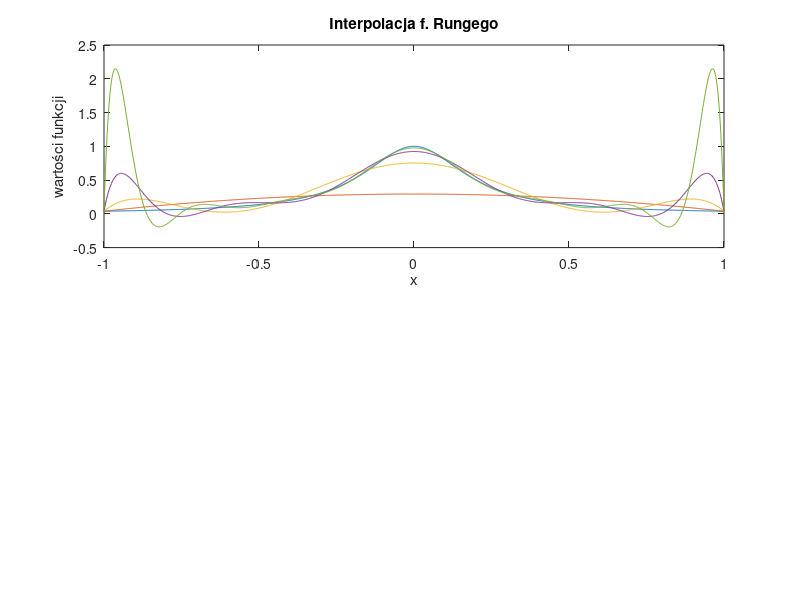

MATLAB code to generate this figure: (Note: this script raises an error after producing the figure.)
    function [V, original_Runge, original_sine, interpolated_Runge, interpolated_sine] = zadanie1()
    % Rozmiar tablic komórkowych (cell arrays) V, interpolated_Runge, interpolated_sine: [1,4].
    % V{i} zawiera macierz Vandermonde wyznaczoną dla liczby węzłów interpolacji równej N(i)
    % original_Runge - wektor wierszowy zawierający wartości funkcji Runge dla wektora x_fine=linspace(-1, 1, 1000)
    % original_sine - wektor wierszowy zawierający wartości funkcji sinus dla wektora x_fine
    % interpolated_Runge{i} stanowi wierszowy wektor wartości funkcji interpolującej 
    %       wyznaczonej dla funkcji Runge (wielomian stopnia N(i)-1) w punktach x_fine
    % interpolated_sine{i} stanowi wierszowy wektor wartości funkcji interpolującej
    %       wyznaczonej dla funkcji sinus (wielomian stopnia N(i)-1) w punktach x_fine
        N = 4:4:16;
        x_fine = linspace(-1, 1, 1000);
        original_Runge = ((x_fine.^2).*25 + 1);
        original_Runge = 1./original_Runge;
    
        subplot(2,1,1);
        plot(x_fine, original_Runge);
        hold on;
        for i = 1:length(N)
            V{i} = vandermonde_matrix(N(i));                            % macierz Vandermonde
            nodes = linspace(-1, 1, N(i));                              % węzły interpolacji
            nodes_Runge = (1./(1 + 25*nodes.^2))';                      % wartości funkcji interpolowanej w węzłach interpolacji
            c_runge = V{i} \ nodes_Runge;                               % współczynniki wielomianu interpolującego
            interpolated_Runge{i} = polyval(flipud(c_runge), x_fine);   % interpolacja
            plot(x_fine, interpolated_Runge{i})
        end
        xlabel("x");
        ylabel("wartości funkcji");
        title("Interpolacja f. Rungego");
        legend(N);
        hold off
    
        original_sine = sin(2 * pi * x_fine);
        subplot(2,1,2);
        plot(x_fine, original_sine);
        hold on;
        for i = 1:length(N)
            nodes = linspace(-1, 1, N(i));
            nodes_sine = sin(2 * pi * nodes)';
            c_sine = V{i} \ nodes_sine;
            interpolated_sine{i} = polyval(flipud(c_sine), x_fine);
            plot(x_fine, interpolated_sine{i})
        end
        xlabel("Wielkości N");
        ylabel("wartości funkcji");
        title("Interpolacja sinusa");
        legend(N);
        hold off
    
        % print("zadanie1", "-dpng");
    end
    
    function V = vandermonde_matrix(N)
        % Generuje macierz Vandermonde dla N równomiernie rozmieszczonych w przedziale [-1, 1] węzłów interpolacji
        x_coarse = linspace(-1,1,N);
        V = zeros(N,N);
        for i = 1:N
            V(:, i) = x_coarse.^(i-1);
        end
    end